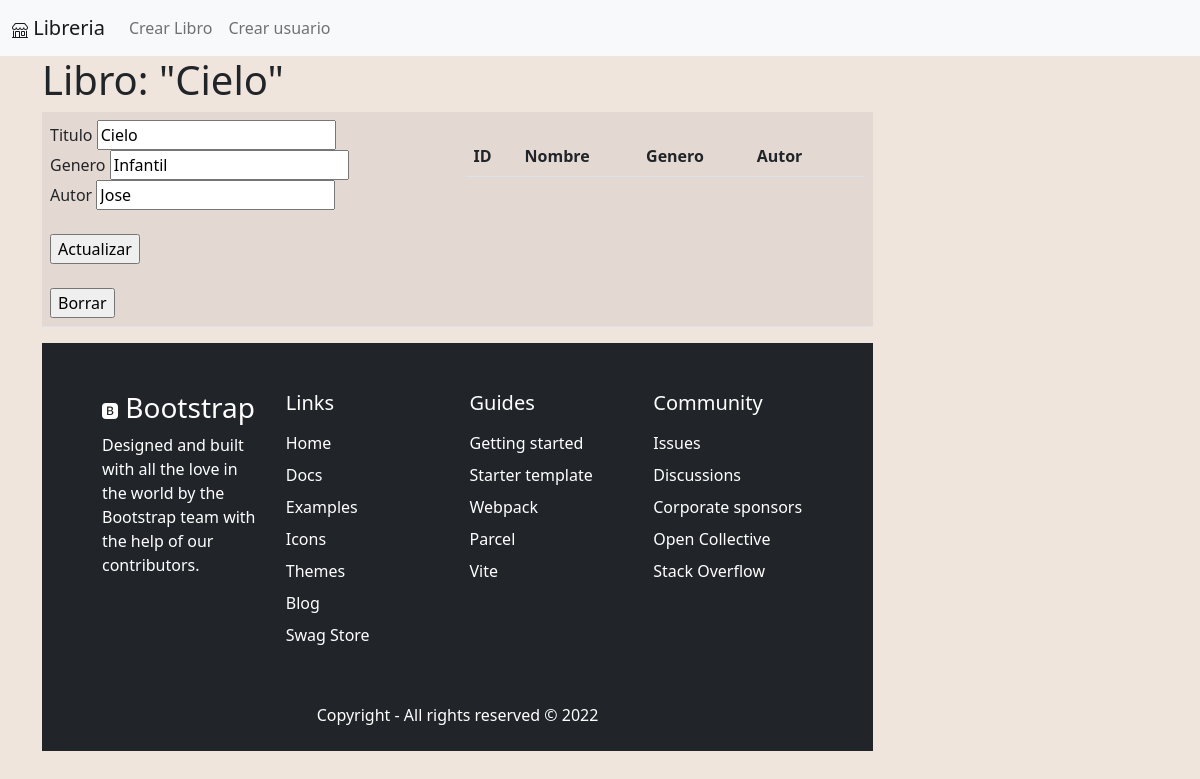
/items/1, run on an earlier commit of the app's database.
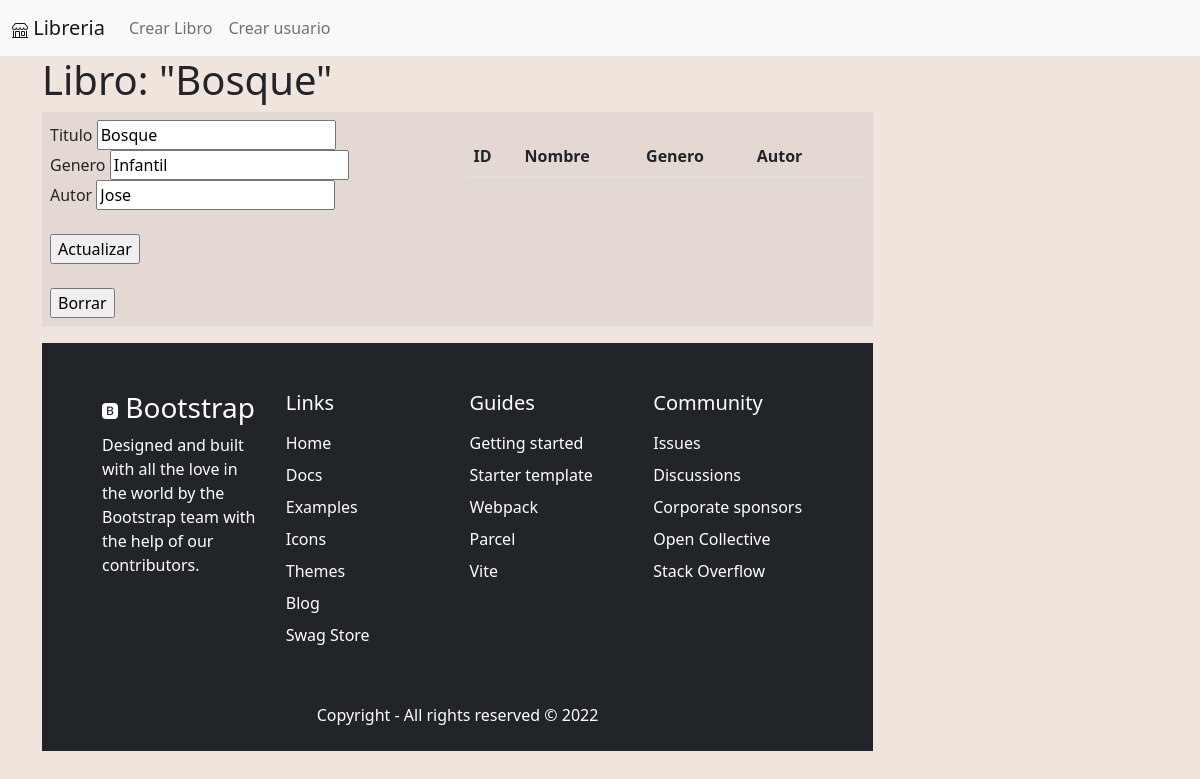
And on a later commit of the database.
### myapp/models.py (models this page shows)
    class Items(db.Model):
        __tablename__ = "items"
        id = db.Column("item_id", db.Integer, primary_key=True)
        tittle = db.Column("tittle", db.String)
        genres = db.Column("genres", db.String)
        authors = db.Column("authors", db.String)
        interactions = db.relationship("Interactions", backref="items", lazy=True)

### myapp/views.py (the view, shortened to what this page needs)
    @app.route("/items/<id>", methods=["GET", "POST"])
    def list_items_interactions(id: int):
        page = int(request.args.get("page", 1))
        items_interactions = db_access["items_interactions"]
        interactions = items_interactions(id, page)
        total_pages = ceil(interactions.total / 10)
        items_read = db_access["items_read"]
        items = items_read(id)
        return render_template(
            "items.html",
            items=items,
            interactions=interactions,
            pages=[i + 1 for i in range(total_pages)],
        )

### myapp/templates/items.html (shortened to what this page needs)
{% extends 'base.html' %} {% block content %}
<!DOCTYPE html>
<html lang="en">
<head>
  <link href="https://cdn.jsdelivr.net/npm/bootstrap@5.2.3/dist/css/bootstrap.min.css" rel="stylesheet">
  <link rel="stylesheet" href="../static/mystyle.css">
</head>
<body>
  <div class="container">
    <div class="row">
      <div class="col-9">
        <h1>Libro: "{{ items.tittle }}"</h1>
<table class="table table-striped table-hover" width="100%">
  <tbody>
    <tr>
      <td class="align-top" width="50%">
        <form
          class="items-form"
          action="/items/{{ items.id }}"
          method="post"
        >
          <label for="tittle_input">Titulo</label>
          <input
            type="text"
            name="tittle"
            id="tittle_input"
            value="{{ items.tittle }}"
          /><br />
          <label for="genres_input">Genero</label>
          <input
            type="text"
            name="genres"
            id="genres_input"
            value="{{ items.genres }}"
          /><br />
          <label for="authors_input">Autor</label>
          <input
            type="text"
            name="authors"
            id="authors_input"
            value="{{ items.authors }}"
          /><br />
          <br />
          <input type="submit" value="Actualizar" />
        </form>
        <br />
        <form action="/items/{{ items.id }}/delete" method="post">
          <input type="submit" value="Borrar" />
        </form>
      </td>
      <td width="50%">
        <table class="table table-striped table-hover" id="items-table">
          <thead>
            <tr>
              <th>ID</th>
              <th>Nombre</th>
              <th>Genero</th>
              <th>Autor</th>
              <th></th>
            </tr>
          </thead>
        </table>
      </td>
    </tr>
  </tbody>
</table>
{% endblock %}

### myapp/templates/base.html (shortened to what this page needs)
<!DOCTYPE html>
<html lang="en">
<head>
    <link href="https://cdn.jsdelivr.net/npm/bootstrap@5.2.3/dist/css/bootstrap.min.css" rel="stylesheet">
    <link rel="stylesheet" href="{{ url_for('static', filename='mystyle.css') }}">
</head>
<body class="d-flex flex-column min-vh-100">
        <nav class="navbar navbar-expand-lg bg-light">
            <div class="container-fluid">
              <a class="navbar-brand" aria-current="page" href="/">
                Libreria
              </a>
              <div class="collapse navbar-collapse" id="navbarNavAltMarkup">
                <div class="navbar-nav">
                  <a class="nav-link" href="/create">Crear Libro</a>
                  <a class="nav-link" href="/createU">Crear usuario</a>
                  <a class="nav-link" href=""></a>
                </div>
              </div>
            </div>
          </nav>
        {% block content %} {% endblock %}
    <footer class="mt-auto">
        <div class="container-fluid footer">
            <div class="row p-5 pb-2 bg-dark text-white">
                <div class="col-xs-12 col-md-6 col-lg-3">
                    <p class="h3">
                       Bootstrap</p>
                    <p>Designed and built with all the love in the world by the
                         Bootstrap team with the help of our contributors.</p>
                </div>
                <div class="col-xs-12 col-md-6 col-lg-3">
                    <p class="h5 mb-3">Links</p>
                    <div class="mb-2">
                        <a class="text-white text-decoration-none" href="#">Home</a>
                    </div>
                    <div class="mb-2">
                        <a class="text-white text-decoration-none" href="#">Docs</a>
                    </div>
                    <div class="mb-2">
                        <a class="text-white text-decoration-none" href="#">Examples</a>
                    </div>
                    <div class="mb-2">
                        <a class="text-white text-decoration-none" href="#">Icons</a>
                    </div>
                    <div class="mb-2">
                        <a class="text-white text-decoration-none" href="#">Themes</a>
                    </div>
                    <div class="mb-2">
                        <a class="text-white text-decoration-none" href="#">Blog</a>
                    </div>
                    <div class="mb-2">
                        <a class="text-white text-decoration-none" href="#">Swag Store</a>
                    </div>
                </div>
                <div class="col-xs-12 col-md-6 col-lg-3">
                    <p class="h5 mb-3">Guides</p>
                    <div class="mb-2">
                        <a class="text-white text-decoration-none" href="#">Getting started</a>
                    </div>
                    <div class="mb-2">
                        <a class="text-white text-decoration-none" href="#">Starter template</a>
                    </div>
                    <div class="mb-2">
                        <a class="text-white text-decoration-none" href="#">Webpack</a>
                    </div>
                    <div class="mb-2">
                        <a class="text-white text-decoration-none" href="#">Parcel</a>
                    </div>
                    <div class="mb-2">
                        <a class="text-white text-decoration-none" href="#">Vite</a>
                    </div>
                </div>
                <div class="col-xs-12 col-md-6 col-lg-3">
                    <p class="h5 mb-3">Community</p>
                    <div class="mb-2">
                        <a class="text-white text-decoration-none" href="#">Issues</a>
                    </div>
                    <div class="mb-2">
                        <a class="text-white text-decoration-none" href="#">Discussions</a>
                    </div>
                    <div class="mb-2">
                        <a class="text-white text-decoration-none" href="#">Corporate sponsors</a>
                    </div>
                    <div class="mb-2">
                        <a class="text-white text-decoration-none" href="#">Open Collective</a>
                    </div>
                    <div class="mb-2">
                        <a class="text-white text-decoration-none" href="#">Stack Overflow</a>
                    </div>
                </div>
                <div class="col-xs-12 pt-5">
                    <p class="text-white text-center">Copyright - All rights reserved © 2022</p>
                </div>
            </div>
        </div>
    </footer>
</body>
</html>

### myapp/static/mystyle.css (style rules this page uses)
body { background-color: #f0e5dd; }

What changed in the data, as far as the page shows it:
changed Items "Infantil": tittle "Cielo" → "Bosque"
